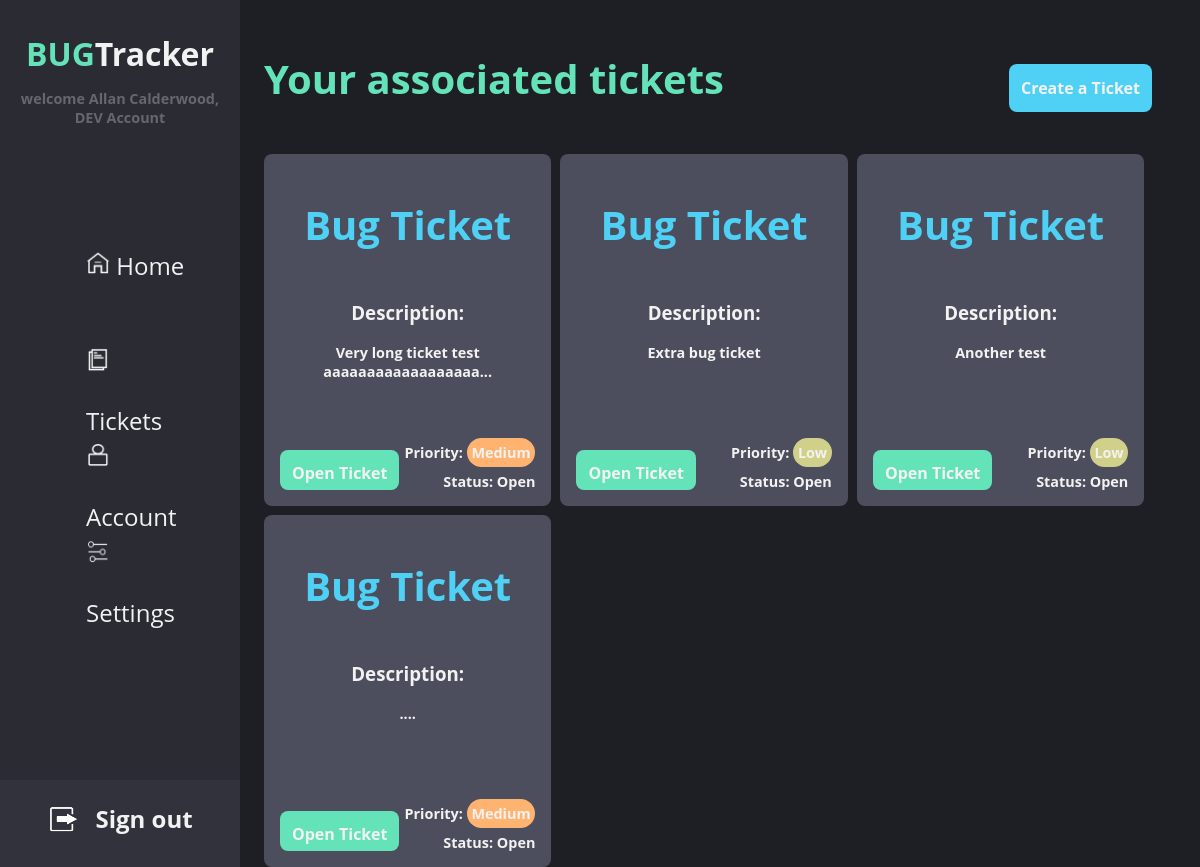
Page /tickets/tickets/ (signed in) on the earlier database version.
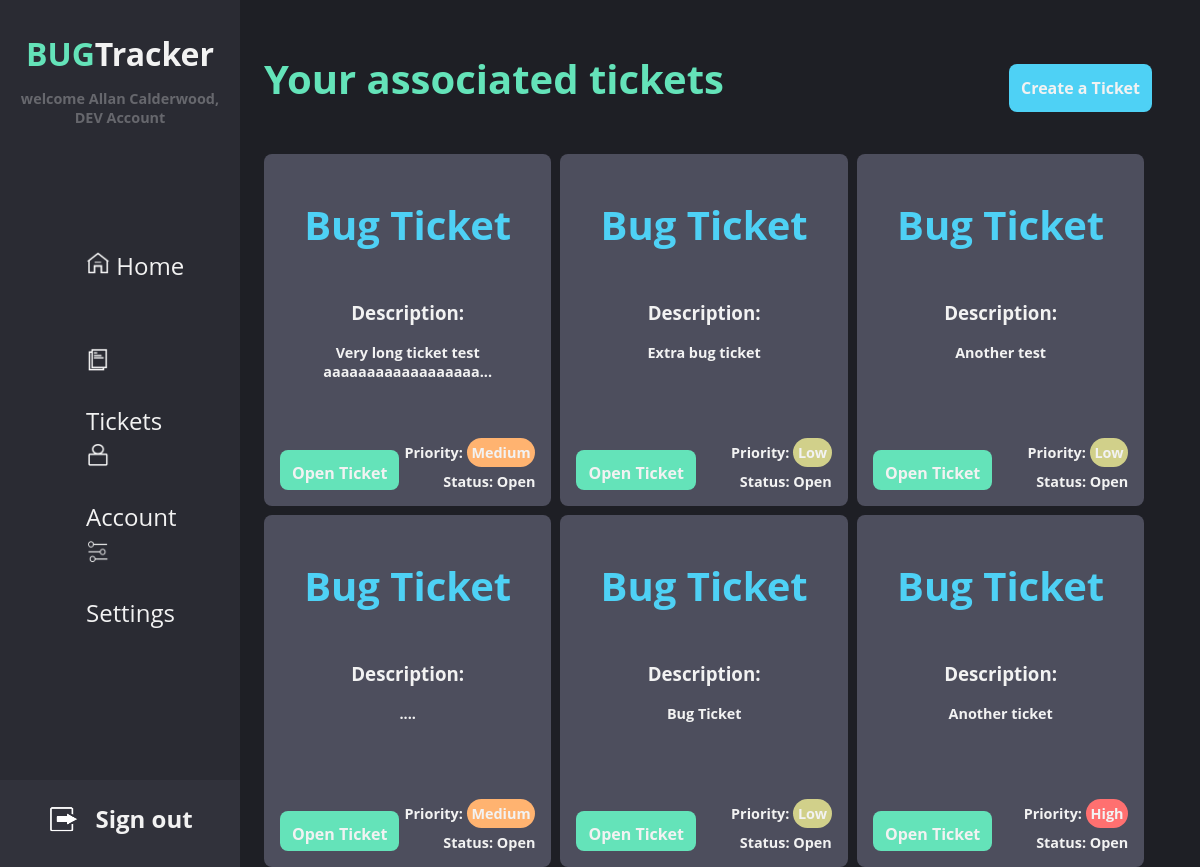
Same page on the later database version.
### tickets/models.py (models this page shows)
class Ticket(models.Model):
    LOW = 'Low'
    MED = 'Medium'
    HIG = 'High'
    PRIORITY = [
        (LOW, 'Low'),
        (MED, 'Medium'),
        (HIG, 'High'),
    ]
    OPN = 'Open'
    RES = 'Resolved'
    CLS = 'Closed'
    STATUS = [
        (OPN, 'Open'),
        (RES, 'Resolved'),
        (CLS, 'Closed'),
    ]
    creatorID = models.ForeignKey(
        settings.AUTH_USER_MODEL,
        on_delete=models.CASCADE,
        related_name='+'
    )
    devID = models.ForeignKey(
        settings.AUTH_USER_MODEL,
        on_delete=models.CASCADE,
        related_name='+'
    )
    description = models.TextField(max_length=1000)
    priority = models.CharField(
        max_length=7,
        choices=PRIORITY
    )
    time = models.DateTimeField(auto_now=False, auto_now_add=True)
    status = models.CharField(
        max_length=8,
        choices=STATUS,
        default='Open',
    )

### tickets/views.py (the view)
# urls.py: path('tickets/', include('tickets.urls')),
@login_required
def tickets(request):
    role = request.user.role.title
    if (role=="TST"):
        tickets = Ticket.objects.filter(Q(status='Resolved') | Q(status='Closed'))
    else:
        ticketsUnfiltered = Ticket.objects.filter(Q(creatorID=request.user.id) | Q(devID=request.user.id))
        tickets = ticketsUnfiltered.filter(status="Open")
    for ticket in tickets:
        if (len(ticket.description) > 40):
            ticket.description=ticket.description[:40]+"..."
    return render(request, 'tickets/tickets.html', {'title': 'Tickets', 'tickets': tickets,'role':role})

### tickets/templates/tickets/tickets.html (shortened to what this page needs)
{% extends "base_home.html" %}
{% block content %}
<div class="ticket-container">
    {% if role == "TST" %}
    <h1>Resolved and closed tickets</h1>
    {% elif role == "DEV" %}
    <h1>Your associated tickets</h1>
    {% else %}
    <h1>Your created tickets</h1>
    {% endif %}
    {% for ticket in tickets %}
        <div class="ticket">
            <h1>Bug Ticket</h1>
            <h3>Description:<h3>
            <p>{{ticket.description}}</p>
            <h2 class="status">Status: {{ticket.status}}</h2>
            <h2 class="priority">Priority: <span class="{{ticket.priority}}">{{ticket.priority}}</span></h2>
            <a href="../details/{{ticket.id}}" class="btn">Open Ticket</a>
        </div>
    {% endfor %}
    <a id="create" href="../create" class="btn">Create a Ticket</a>
</div>
{% endblock %}

Differences in the rows shown:
added Ticket: description "Bug Ticket", status "Open", priority "Low"
added Ticket: description "Another ticket", status "Open", priority "High"
